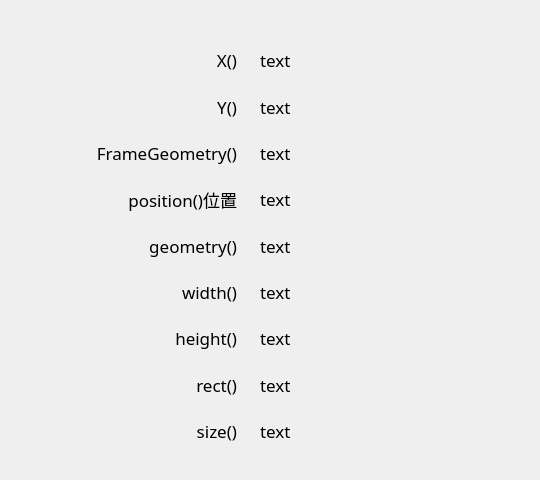
<?xml version="1.0" encoding="UTF-8"?>
<ui version="4.0">
 <class>Geometry</class>
 <widget class="QDialog" name="Geometry">
  <property name="geometry">
   <rect>
    <x>0</x>
    <y>0</y>
    <width>540</width>
    <height>480</height>
   </rect>
  </property>
  <property name="windowTitle">
   <string>Dialog</string>
  </property>
  <widget class="QWidget" name="layoutWidget">
   <property name="geometry">
    <rect>
     <x>260</x>
     <y>40</y>
     <width>211</width>
     <height>411</height>
    </rect>
   </property>
   <layout class="QVBoxLayout" name="verticalLayout_2">
    <item>
     <widget class="QLabel" name="xlabel">
      <property name="font">
       <font>
        <family>黑体</family>
        <pointsize>13</pointsize>
       </font>
      </property>
      <property name="text">
       <string>text</string>
      </property>
      <property name="alignment">
       <set>Qt::AlignLeading|Qt::AlignLeft|Qt::AlignVCenter</set>
      </property>
     </widget>
    </item>
    <item>
     <widget class="QLabel" name="ylabel">
      <property name="font">
       <font>
        <family>黑体</family>
        <pointsize>13</pointsize>
       </font>
      </property>
      <property name="text">
       <string>text</string>
      </property>
      <property name="alignment">
       <set>Qt::AlignLeading|Qt::AlignLeft|Qt::AlignVCenter</set>
      </property>
     </widget>
    </item>
    <item>
     <widget class="QLabel" name="frameGeolabel">
      <property name="font">
       <font>
        <family>黑体</family>
        <pointsize>13</pointsize>
       </font>
      </property>
      <property name="text">
       <string>text</string>
      </property>
      <property name="alignment">
       <set>Qt::AlignLeading|Qt::AlignLeft|Qt::AlignVCenter</set>
      </property>
     </widget>
    </item>
    <item>
     <widget class="QLabel" name="poslabel">
      <property name="font">
       <font>
        <family>黑体</family>
        <pointsize>13</pointsize>
       </font>
      </property>
      <property name="text">
       <string>text</string>
      </property>
      <property name="alignment">
       <set>Qt::AlignLeading|Qt::AlignLeft|Qt::AlignVCenter</set>
      </property>
     </widget>
    </item>
    <item>
     <widget class="QLabel" name="geolabel">
      <property name="font">
       <font>
        <family>黑体</family>
        <pointsize>13</pointsize>
       </font>
      </property>
      <property name="text">
       <string>text</string>
      </property>
      <property name="alignment">
       <set>Qt::AlignLeading|Qt::AlignLeft|Qt::AlignVCenter</set>
      </property>
     </widget>
    </item>
    <item>
     <widget class="QLabel" name="widthlabel">
      <property name="font">
       <font>
        <family>黑体</family>
        <pointsize>13</pointsize>
       </font>
      </property>
      <property name="text">
       <string>text</string>
      </property>
      <property name="alignment">
       <set>Qt::AlignLeading|Qt::AlignLeft|Qt::AlignVCenter</set>
      </property>
     </widget>
    </item>
    <item>
     <widget class="QLabel" name="heightlabel">
      <property name="font">
       <font>
        <family>黑体</family>
        <pointsize>13</pointsize>
       </font>
      </property>
      <property name="text">
       <string>text</string>
      </property>
      <property name="alignment">
       <set>Qt::AlignLeading|Qt::AlignLeft|Qt::AlignVCenter</set>
      </property>
     </widget>
    </item>
    <item>
     <widget class="QLabel" name="rectlabel">
      <property name="font">
       <font>
        <family>黑体</family>
        <pointsize>13</pointsize>
       </font>
      </property>
      <property name="text">
       <string>text</string>
      </property>
      <property name="alignment">
       <set>Qt::AlignLeading|Qt::AlignLeft|Qt::AlignVCenter</set>
      </property>
     </widget>
    </item>
    <item>
     <widget class="QLabel" name="sizelabel">
      <property name="font">
       <font>
        <family>黑体</family>
        <pointsize>13</pointsize>
       </font>
      </property>
      <property name="text">
       <string>text</string>
      </property>
      <property name="alignment">
       <set>Qt::AlignLeading|Qt::AlignLeft|Qt::AlignVCenter</set>
      </property>
     </widget>
    </item>
   </layout>
  </widget>
  <widget class="QWidget" name="">
   <property name="geometry">
    <rect>
     <x>36</x>
     <y>40</y>
     <width>201</width>
     <height>411</height>
    </rect>
   </property>
   <layout class="QVBoxLayout" name="verticalLayout">
    <item>
     <widget class="QLabel" name="label">
      <property name="font">
       <font>
        <family>黑体</family>
        <pointsize>13</pointsize>
       </font>
      </property>
      <property name="text">
       <string>X()</string>
      </property>
      <property name="alignment">
       <set>Qt::AlignRight|Qt::AlignTrailing|Qt::AlignVCenter</set>
      </property>
     </widget>
    </item>
    <item>
     <widget class="QLabel" name="label_2">
      <property name="font">
       <font>
        <family>黑体</family>
        <pointsize>13</pointsize>
       </font>
      </property>
      <property name="text">
       <string>Y()</string>
      </property>
      <property name="alignment">
       <set>Qt::AlignRight|Qt::AlignTrailing|Qt::AlignVCenter</set>
      </property>
     </widget>
    </item>
    <item>
     <widget class="QLabel" name="label_3">
      <property name="font">
       <font>
        <family>黑体</family>
        <pointsize>13</pointsize>
       </font>
      </property>
      <property name="text">
       <string>FrameGeometry()</string>
      </property>
      <property name="alignment">
       <set>Qt::AlignRight|Qt::AlignTrailing|Qt::AlignVCenter</set>
      </property>
     </widget>
    </item>
    <item>
     <widget class="QLabel" name="label_4">
      <property name="font">
       <font>
        <family>黑体</family>
        <pointsize>13</pointsize>
       </font>
      </property>
      <property name="text">
       <string>position()位置</string>
      </property>
      <property name="alignment">
       <set>Qt::AlignRight|Qt::AlignTrailing|Qt::AlignVCenter</set>
      </property>
     </widget>
    </item>
    <item>
     <widget class="QLabel" name="label_5">
      <property name="font">
       <font>
        <family>黑体</family>
        <pointsize>13</pointsize>
       </font>
      </property>
      <property name="text">
       <string>geometry()</string>
      </property>
      <property name="alignment">
       <set>Qt::AlignRight|Qt::AlignTrailing|Qt::AlignVCenter</set>
      </property>
     </widget>
    </item>
    <item>
     <widget class="QLabel" name="label_6">
      <property name="font">
       <font>
        <family>黑体</family>
        <pointsize>13</pointsize>
       </font>
      </property>
      <property name="text">
       <string>width()</string>
      </property>
      <property name="alignment">
       <set>Qt::AlignRight|Qt::AlignTrailing|Qt::AlignVCenter</set>
      </property>
     </widget>
    </item>
    <item>
     <widget class="QLabel" name="label_7">
      <property name="font">
       <font>
        <family>黑体</family>
        <pointsize>13</pointsize>
       </font>
      </property>
      <property name="text">
       <string>height()</string>
      </property>
      <property name="alignment">
       <set>Qt::AlignRight|Qt::AlignTrailing|Qt::AlignVCenter</set>
      </property>
     </widget>
    </item>
    <item>
     <widget class="QLabel" name="label_8">
      <property name="font">
       <font>
        <family>黑体</family>
        <pointsize>13</pointsize>
       </font>
      </property>
      <property name="text">
       <string>rect()</string>
      </property>
      <property name="alignment">
       <set>Qt::AlignRight|Qt::AlignTrailing|Qt::AlignVCenter</set>
      </property>
     </widget>
    </item>
    <item>
     <widget class="QLabel" name="label_9">
      <property name="font">
       <font>
        <family>黑体</family>
        <pointsize>13</pointsize>
       </font>
      </property>
      <property name="text">
       <string>size()</string>
      </property>
      <property name="alignment">
       <set>Qt::AlignRight|Qt::AlignTrailing|Qt::AlignVCenter</set>
      </property>
     </widget>
    </item>
   </layout>
  </widget>
 </widget>
 <resources/>
 <connections/>
</ui>
